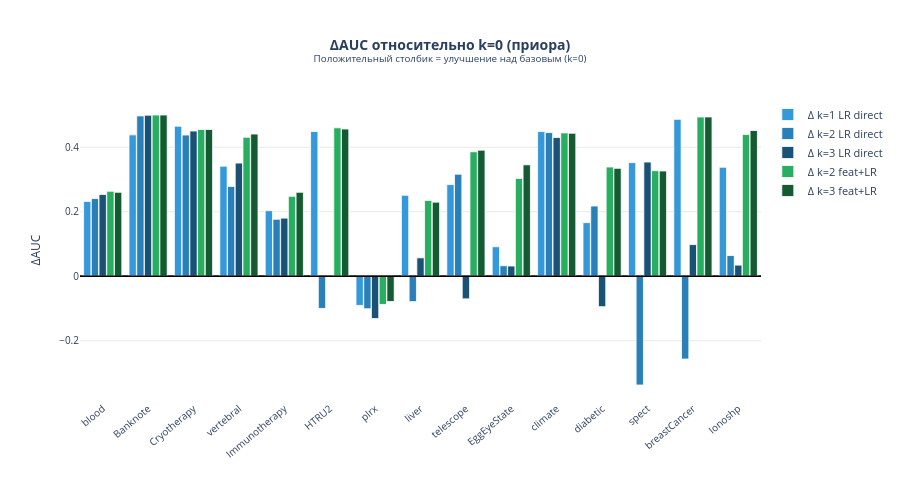

The notebook cell saved with this chart:
### Markdown cell above
### 6.3 Прирост AUC от k=0 к k=1,2,3 (grouped bar)

### Code cell
# ΔAUC = AUC(k=n) - AUC(k=0)  для каждого датасета
delta_configs = [
    ('k1_lr_direct', '#3498db', 'Δ k=1 LR direct'),
    ('k2_lr_direct', '#2980b9', 'Δ k=2 LR direct'),
    ('k3_lr_direct', '#1a5276', 'Δ k=3 LR direct'),
    ('k2_lr_feat',   '#27ae60', 'Δ k=2 feat+LR'),
    ('k3_lr_feat',   '#145a32', 'Δ k=3 feat+LR'),
]

fig_delta = go.Figure()

for cfg_id, color, label in delta_configs:
    deltas = [
        all_results[n][cfg_id]['auc_mean'] - all_results[n]['k0_direct']['auc_mean']
        for n in ds_names
    ]
    fig_delta.add_trace(go.Bar(
        name=label,
        x=ds_names, y=deltas,
        marker_color=color,
        marker_line_color='white', marker_line_width=0.8,
    ))

fig_delta.add_hline(y=0, line_color='black', line_width=1.5)

fig_delta.update_layout(
    title=dict(
        text='<b>ΔAUC относительно k=0 (приора)</b><br>'
             '<sup>Положительный столбик = улучшение над базовым (k=0)</sup>',
        x=0.5, font_size=14,
    ),
    barmode='group',
    xaxis=dict(tickangle=-40),
    yaxis=dict(title='ΔAUC'),
    plot_bgcolor='white', height=480,
    legend=dict(x=1.01, y=1.0, font_size=11),
    font=dict(size=10), bargap=0.15, bargroupgap=0.05,
)
fig_delta.update_yaxes(showgrid=True, gridcolor='rgba(200,200,200,0.4)',
                        zeroline=True, zerolinewidth=1.5, zerolinecolor='black')
fig_delta.show()

### Figure 1 — Plotly figure (JSON) as saved in the notebook; plotly's stock layout.template omitted (floating-point values rounded to 4 significant figures)
{"data": [{"marker": {"color": "#3498db", "line": {"color": "white", "width": 0.8}}, "name": "Δ k=1 LR direct", "type": "bar", "x": ["blood", "Banknote", "Cryotherapy", "vertebral", "Immunotherapy", "HTRU2", "plrx", "liver", "telescope", "EggEyeState", "climate", "diabetic", "spect", "breastCancer", "Ionoshp"], "y": [0.2319, 0.4384, 0.4652, 0.3412, 0.2034, 0.4488, -0.09056, 0.2511, 0.2842, 0.09148, 0.4486, 0.1662, 0.3522, 0.4865, 0.3379]}, {"marker": {"color": "#2980b9", "line": {"color": "white", "width": 0.8}}, "name": "Δ k=2 LR direct", "type": "bar", "x": ["blood", "Banknote", "Cryotherapy", "vertebral", "Immunotherapy", "HTRU2", "plrx", "liver", "telescope", "EggEyeState", "climate", "diabetic", "spect", "breastCancer", "Ionoshp"], "y": [0.2409, 0.4972, 0.4379, 0.2783, 0.1767, -0.09987, -0.101, -0.07888, 0.3164, 0.03257, 0.4456, 0.2177, -0.3374, -0.2569, 0.06418]}, {"marker": {"color": "#1a5276", "line": {"color": "white", "width": 0.8}}, "name": "Δ k=3 LR direct", "type": "bar", "x": ["blood", "Banknote", "Cryotherapy", "vertebral", "Immunotherapy", "HTRU2", "plrx", "liver", "telescope", "EggEyeState", "climate", "diabetic", "spect", "breastCancer", "Ionoshp"], "y": [0.2535, 0.4994, 0.4502, 0.351, 0.1802, 0, -0.1314, 0.05706, -0.0702, 0.03159, 0.4301, -0.09451, 0.354, 0.09807, 0.03445]}, {"marker": {"color": "#27ae60", "line": {"color": "white", "width": 0.8}}, "name": "Δ k=2 feat+LR", "type": "bar", "x": ["blood", "Banknote", "Cryotherapy", "vertebral", "Immunotherapy", "HTRU2", "plrx", "liver", "telescope", "EggEyeState", "climate", "diabetic", "spect", "breastCancer", "Ionoshp"], "y": [0.2635, 0.5, 0.4551, 0.431, 0.2479, 0.4602, -0.08755, 0.2351, 0.3859, 0.3034, 0.4445, 0.3387, 0.3273, 0.4938, 0.4394]}, {"marker": {"color": "#145a32", "line": {"color": "white", "width": 0.8}}, "name": "Δ k=3 feat+LR", "type": "bar", "x": ["blood", "Banknote", "Cryotherapy", "vertebral", "Immunotherapy", "HTRU2", "plrx", "liver", "telescope", "EggEyeState", "climate", "diabetic", "spect", "breastCancer", "Ionoshp"], "y": [0.2603, 0.5, 0.4551, 0.441, 0.2603, 0.4566, -0.07832, 0.2296, 0.3909, 0.3455, 0.4434, 0.3346, 0.3264, 0.4939, 0.4518]}], "layout": {"bargap": 0.15, "bargroupgap": 0.05, "barmode": "group", "font": {"size": 10}, "height": 480, "legend": {"font": {"size": 11}, "x": 1.01, "y": 1}, "plot_bgcolor": "white", "shapes": [{"line": {"color": "black", "width": 1.5}, "type": "line", "x0": 0, "x1": 1, "xref": "x domain", "y0": 0, "y1": 0, "yref": "y"}], "title": {"font": {"size": 14}, "text": "<b>ΔAUC относительно k=0 (приора)</b><br><sup>Положительный столбик = улучшение над базовым (k=0)</sup>", "x": 0.5}, "xaxis": {"tickangle": -40}, "yaxis": {"gridcolor": "rgba(200,200,200,0.4)", "showgrid": true, "title": {"text": "ΔAUC"}, "zeroline": true, "zerolinecolor": "black", "zerolinewidth": 1.5}}}
